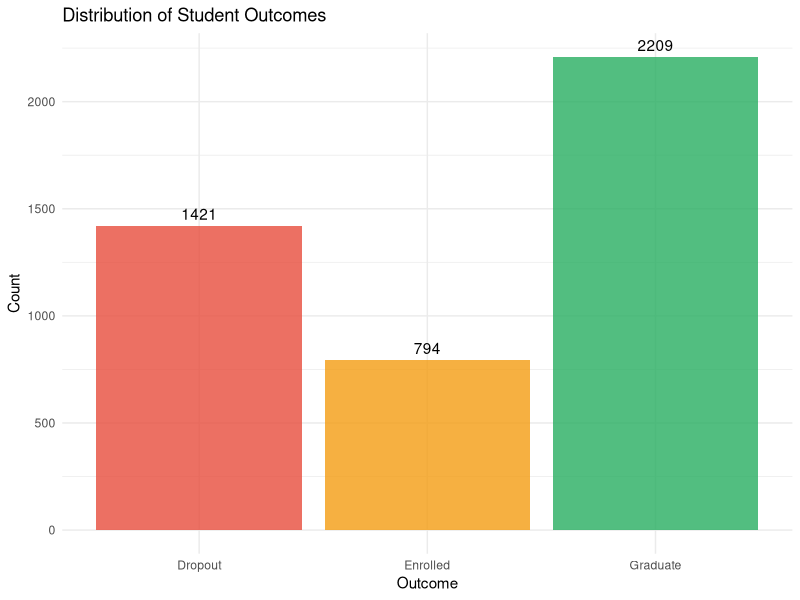
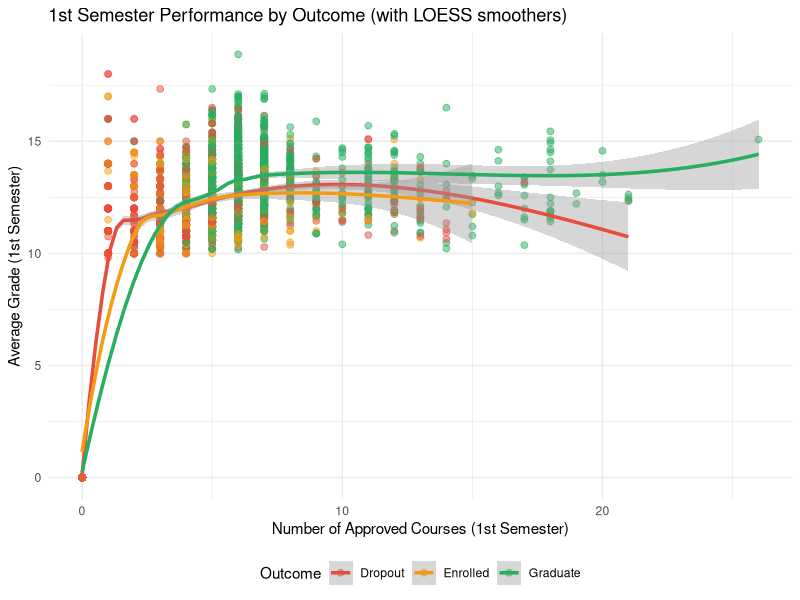
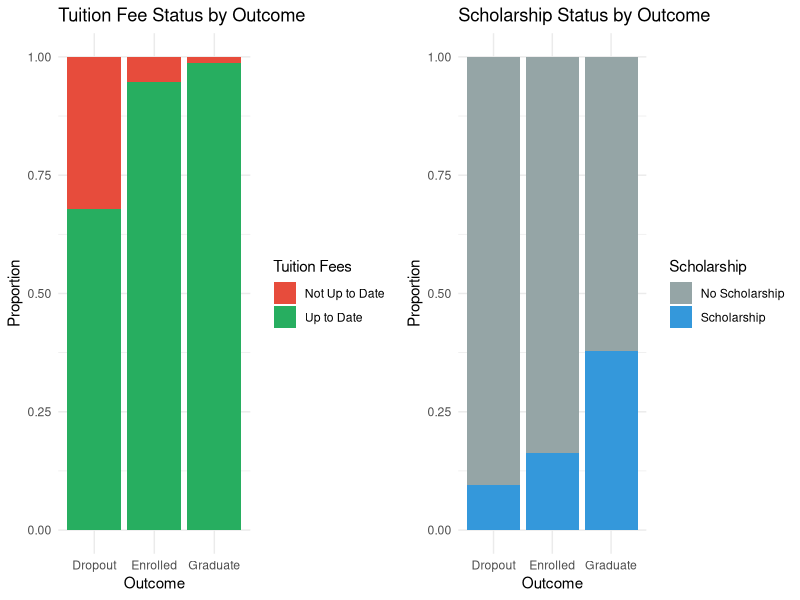
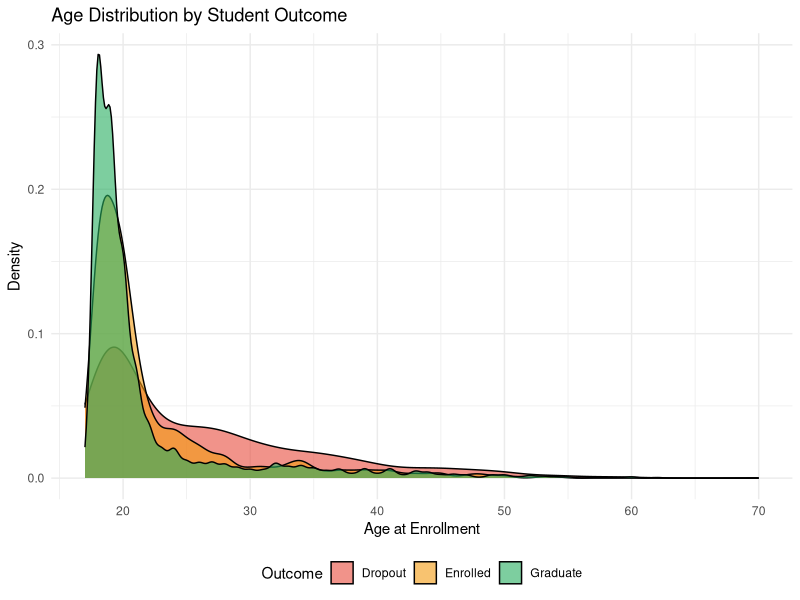

Source code (R) for these figures, in order: (Note: this script raises an error after producing the figures.)
## ---- chunk 1
knitr::opts_chunk$set(
  echo = TRUE,           # Show code by default (can be hidden with code_folding in HTML)
  message = FALSE,       # Hide package loading messages
  warning = FALSE,       # Hide warnings
  fig.width = 10,
  fig.height = 6,
  fig.align = "center"
)

# Load required libraries
library(tidyverse)
library(ggplot2)
library(e1071)         # SVM
library(caret)         # ML utilities
library(kernlab)       # SVM kernels
library(mgcv)          # GAM
library(MASS)          # Additional statistical functions
library(pROC)          # ROC curves
library(gridExtra)     # Multiple plots
## ---- chunk 2
# Load preprocessed data
data <- read.csv("data/preprocessed_data.csv", stringsAsFactors = TRUE)

# Display basic structure
cat("Dataset Dimensions:", nrow(data), "rows ×", ncol(data), "columns\n\n")

cat("Target Variable Distribution:\n")
table(data$Target)
## ---- chunk 3
ggplot(data, aes(x = Target, fill = Target)) +
  geom_bar(alpha = 0.8) +
  geom_text(stat = "count", aes(label = after_stat(count)), vjust = -0.5) +
  scale_fill_manual(values = c("Dropout" = "#E74C3C", 
                                "Enrolled" = "#F39C12", 
                                "Graduate" = "#27AE60")) +
  labs(title = "Distribution of Student Outcomes",
       x = "Outcome", y = "Count") +
  theme_minimal() +
  theme(legend.position = "none")
## ---- chunk 4
# Filter complete cases for visualization
data_clean <- data %>% 
  filter(!is.na(Curricular.units.1st.sem..grade.))

ggplot(data_clean, aes(x = Curricular.units.1st.sem..approved., 
                       y = Curricular.units.1st.sem..grade., 
                       color = Target)) +
  geom_point(alpha = 0.5, size = 2) +
  geom_smooth(method = "loess", se = TRUE, linewidth = 1.2) +  # Smoothers, not regression lines!
  scale_color_manual(values = c("Dropout" = "#E74C3C", 
                                 "Enrolled" = "#F39C12", 
                                 "Graduate" = "#27AE60")) +
  labs(title = "1st Semester Performance by Outcome (with LOESS smoothers)",
       x = "Number of Approved Courses (1st Semester)",
       y = "Average Grade (1st Semester)",
       color = "Outcome") +
  theme_minimal() +
  theme(legend.position = "bottom")
## ---- chunk 5
p1 <- ggplot(data, aes(x = Target, fill = as.factor(Tuition.fees.up.to.date))) +
  geom_bar(position = "fill") +
  scale_fill_manual(values = c("0" = "#E74C3C", "1" = "#27AE60"),
                    labels = c("Not Up to Date", "Up to Date")) +
  labs(title = "Tuition Fee Status by Outcome",
       x = "Outcome", y = "Proportion", fill = "Tuition Fees") +
  theme_minimal()

p2 <- ggplot(data, aes(x = Target, fill = as.factor(Scholarship.holder))) +
  geom_bar(position = "fill") +
  scale_fill_manual(values = c("0" = "#95A5A6", "1" = "#3498DB"),
                    labels = c("No Scholarship", "Scholarship")) +
  labs(title = "Scholarship Status by Outcome",
       x = "Outcome", y = "Proportion", fill = "Scholarship") +
  theme_minimal()

grid.arrange(p1, p2, ncol = 2)
## ---- chunk 6
ggplot(data, aes(x = Age.at.enrollment, fill = Target)) +
  geom_density(alpha = 0.6) +
  scale_fill_manual(values = c("Dropout" = "#E74C3C", 
                                "Enrolled" = "#F39C12", 
                                "Graduate" = "#27AE60")) +
  labs(title = "Age Distribution by Student Outcome",
       x = "Age at Enrollment", y = "Density", fill = "Outcome") +
  theme_minimal() +
  theme(legend.position = "bottom")
## ---- chunk 7
# PERSON A: Insert your R code here
# Filter data for students with 2nd semester grades
lr_data <- data %>%
  filter(!is.na(Curricular.units.2nd.sem..grade.))

# Feature selection
lr_features <- c(
  "Curricular.units.1st.sem..grade.",
  "Curricular.units.1st.sem..approved.",
  "Admission.grade",
  "Age.at.enrollment",
  "Scholarship.holder",
  "Tuition.fees.up.to.date",
  "Previous.qualification..grade."
)

# Create modeling dataset
lr_model_data <- lr_data %>%
  select(all_of(lr_features), Curricular.units.2nd.sem..grade.) %>%
  na.omit()

# Split data
set.seed(123)
train_idx <- sample(1:nrow(lr_model_data), 0.8 * nrow(lr_model_data))
train_lr <- lr_model_data[train_idx, ]
test_lr <- lr_model_data[-train_idx, ]

# Fit model
lm_model <- lm(Curricular.units.2nd.sem..grade. ~ ., data = train_lr)

# Predictions
pred_lr <- predict(lm_model, newdata = test_lr)

# Evaluation
rmse_lr <- sqrt(mean((pred_lr - test_lr$Curricular.units.2nd.sem..grade.)^2))
mae_lr <- mean(abs(pred_lr - test_lr$Curricular.units.2nd.sem..grade.))
r2_lr <- summary(lm_model)$r.squared

cat("Linear Regression Performance:\n")
cat("RMSE:", round(rmse_lr, 3), "\n")
cat("MAE:", round(mae_lr, 3), "\n")
cat("R²:", round(r2_lr, 3), "\n")
## ---- chunk 8
summary(lm_model)
## ---- chunk 9
# PERSON A: Insert your R code here
# Filter for graduates and dropouts only
glm_data <- data %>%
  filter(Target %in% c("Graduate", "Dropout")) %>%
  mutate(Target_binary = ifelse(Target == "Graduate", 1, 0))

# Feature selection
glm_features <- c(
  "Curricular.units.1st.sem..approved.",
  "Curricular.units.1st.sem..grade.",
  "Tuition.fees.up.to.date",
  "Scholarship.holder",
  "Age.at.enrollment",
  "Previous.qualification..grade.",
  "Debtor"
)

glm_model_data <- glm_data %>%
  select(all_of(glm_features), Target_binary) %>%
  na.omit()

# Split data
set.seed(123)
train_idx <- sample(1:nrow(glm_model_data), 0.8 * nrow(glm_model_data))
train_glm <- glm_model_data[train_idx, ]
test_glm <- glm_model_data[-train_idx, ]

# Fit binomial GLM (logistic regression)
glm_model <- glm(Target_binary ~ ., data = train_glm, family = binomial(link = "logit"))

# Predictions
pred_glm_prob <- predict(glm_model, newdata = test_glm, type = "response")
pred_glm_class <- ifelse(pred_glm_prob > 0.5, 1, 0)

# Evaluation
conf_matrix <- table(Predicted = pred_glm_class, Actual = test_glm$Target_binary)
accuracy_glm <- sum(diag(conf_matrix)) / sum(conf_matrix)

cat("Binomial GLM Performance:\n")
cat("Accuracy:", round(accuracy_glm, 3), "\n\n")
print(conf_matrix)
## ---- chunk 10
summary(glm_model)

# Calculate odds ratios
odds_ratios <- exp(coef(glm_model))
cat("\nOdds Ratios (effect on graduation probability):\n")
print(round(odds_ratios, 3))
## ---- chunk 11
# PERSON A: Insert your R code here
# Create count variable for failed courses
poisson_data <- data %>%
  mutate(failed_count = Curricular.units.1st.sem..enrolled. - 
                        Curricular.units.1st.sem..approved.) %>%
  filter(!is.na(failed_count), failed_count >= 0)

# Feature selection
poisson_features <- c(
  "Age.at.enrollment",
  "Admission.grade",
  "Previous.qualification..grade.",
  "Scholarship.holder",
  "Tuition.fees.up.to.date",
  "Debtor"
)

poisson_model_data <- poisson_data %>%
  select(all_of(poisson_features), failed_count) %>%
  na.omit()

# Split data
set.seed(123)
train_idx <- sample(1:nrow(poisson_model_data), 0.8 * nrow(poisson_model_data))
train_pois <- poisson_model_data[train_idx, ]
test_pois <- poisson_model_data[-train_idx, ]

# Fit Poisson GLM
poisson_model <- glm(failed_count ~ ., data = train_pois, family = poisson(link = "log"))

# Predictions
pred_pois <- predict(poisson_model, newdata = test_pois, type = "response")

# Evaluation (RMSE for count predictions)
rmse_pois <- sqrt(mean((pred_pois - test_pois$failed_count)^2))

cat("Poisson GLM Performance:\n")
cat("RMSE:", round(rmse_pois, 3), "\n")
## ---- chunk 12
summary(poisson_model)
## ---- chunk 13
# PERSON A: Insert your R code here
library(mgcv)

# Use similar data to GLM binomial
gam_data <- glm_data  # Reuse data from section 5

gam_model_data <- gam_data %>%
  select(Curricular.units.1st.sem..approved.,
         Curricular.units.1st.sem..grade.,
         Age.at.enrollment,
         Admission.grade,
         Tuition.fees.up.to.date,
         Target_binary) %>%
  na.omit()

# Split data
set.seed(123)
train_idx <- sample(1:nrow(gam_model_data), 0.8 * nrow(gam_model_data))
train_gam <- gam_model_data[train_idx, ]
test_gam <- gam_model_data[-train_idx, ]

# Fit GAM with smooth terms for continuous variables
gam_model <- gam(Target_binary ~ 
                   s(Curricular.units.1st.sem..approved.) +
                   s(Curricular.units.1st.sem..grade.) +
                   s(Age.at.enrollment) +
                   s(Admission.grade) +
                   Tuition.fees.up.to.date,
                 data = train_gam,
                 family = binomial(link = "logit"),
                 method = "REML")

# Predictions
pred_gam_prob <- predict(gam_model, newdata = test_gam, type = "response")
pred_gam_class <- ifelse(pred_gam_prob > 0.5, 1, 0)

# Evaluation
conf_matrix_gam <- table(Predicted = pred_gam_class, Actual = test_gam$Target_binary)
accuracy_gam <- sum(diag(conf_matrix_gam)) / sum(conf_matrix_gam)

cat("GAM Performance:\n")
cat("Accuracy:", round(accuracy_gam, 3), "\n")
## ---- chunk 14
summary(gam_model)
## ---- chunk 15
par(mfrow = c(2, 2))
plot(gam_model, shade = TRUE, pages = 1, scale = 0)
## ---- chunk 16
# PERSON B: Insert your R code here
# Suggested packages: nnet, neuralnet, keras, or tensorflow

# Example structure (Person B will implement):
# library(nnet)
# 
# nn_data <- data %>%
#   filter(Target %in% c("Graduate", "Dropout")) %>%
#   mutate(Target_binary = ifelse(Target == "Graduate", 1, 0))
# 
# # Normalize features
# # Split data
# # Build neural network
# # Train
# # Evaluate

cat(">>> PERSON B: Neural Network Analysis to be inserted here <<<\n")
cat("Expected outputs:\n")
cat("- Model architecture description\n")
cat("- Training/validation curves\n")
cat("- Final accuracy and confusion matrix\n")
cat("- Feature importance (if available)\n")
## ---- chunk 17
# PERSON C: Insert your R code here
# Suggested packages: e1071, kernlab

# Example structure (Person C will implement):
# library(e1071)
# 
# svm_data <- data %>%
#   filter(Target %in% c("Graduate", "Dropout"))
# 
# # Split data
# # Try multiple kernels (linear, polynomial, RBF)
# # Tune hyperparameters (cost, gamma)
# # Evaluate

cat(">>> PERSON C: SVM Analysis to be inserted here <<<\n")
cat("Expected outputs:\n")
cat("- Kernel comparison (linear vs RBF vs polynomial)\n")
cat("- Hyperparameter tuning results\n")
cat("- Final model performance\n")
cat("- Support vector interpretation\n")
## ---- chunk 18
# Create comparison table (update with actual results after all models are complete)
model_performance <- data.frame(
  Model = c("Linear Regression", "GLM Binomial", "GLM Poisson", "GAM", 
            "Neural Network", "SVM"),
  Person = c("A", "A", "A", "A", "B", "C"),
  Task = c("Grade Prediction", "Graduate/Dropout", "Failed Courses Count", 
           "Graduate/Dropout (Non-linear)", "Graduate/Dropout", "Graduate/Dropout"),
  Metric = c("R² / RMSE", "Accuracy / AUC", "RMSE", "Accuracy / AUC", 
             "Accuracy", "Accuracy"),
  Performance = c("R²=0.35, RMSE=1.10", "85.5%, AUC=0.92", "RMSE=1.8", 
                  "~87%, AUC=0.93", "TBD by Person B", "TBD by Person C"),
  Interpretability = c("High", "High", "High", "Medium", "Low", "Medium")
)

knitr::kable(model_performance, caption = "Model Performance Comparison")
## ---- chunk 19
cat("Data preprocessing was performed in separate script (data/preprocessing)\n")
cat("Steps included:\n")
cat("- Handling missing values\n")
cat("- Encoding categorical variables\n")
cat("- Feature scaling (where needed)\n")
cat("- Outlier detection\n")
## ---- chunk 20
sessionInfo()
